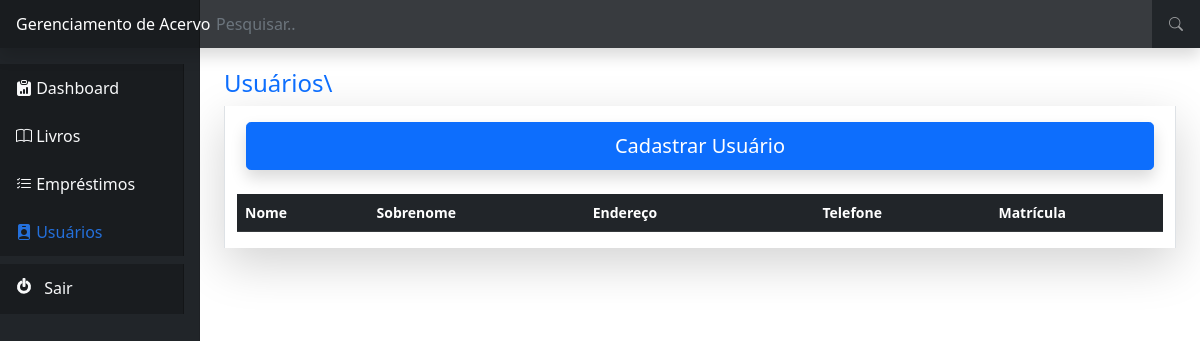
/auth/usuarios/ (signed in), run on an earlier commit of the app's database.
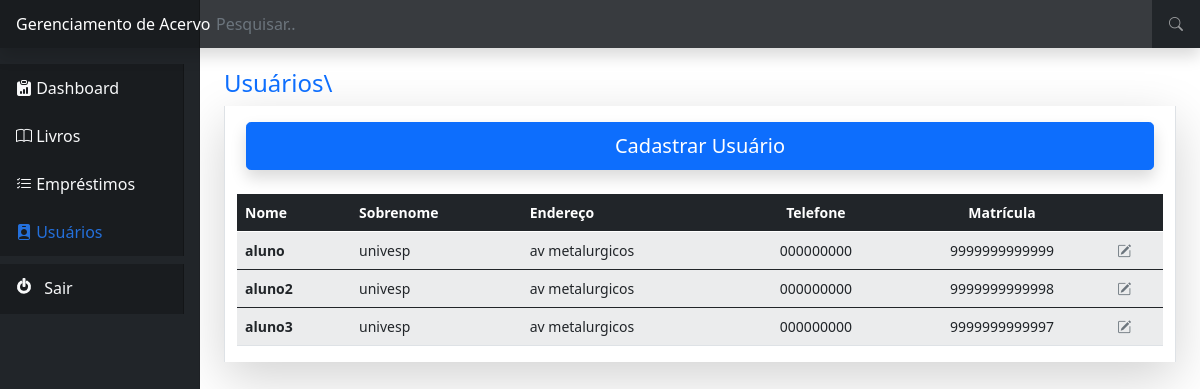
And on a later commit of the database.
### usuarios/models.py (models this page shows, shortened)
class Usuariosdb(models.Model):
    nome = models.CharField(max_length=30)
    sobrenome = models.CharField(max_length=30)
    endereco = models.CharField(max_length=100)
    telefone = models.CharField(max_length=30)
    matricula =  models.CharField(max_length=30)
    class Meta:
        verbose_name = 'Usuário'

### usuarios/views.py (the view)
# urls.py: path('auth/', include('usuarios.urls')),
def usuarios(request):
    if request.session.get('usuario'):
        usuario = Funcionariosdb.objects.get(id=request.session['usuario'])
        form = UsuarioForm
        dados_usuarios = Usuariosdb.objects.all()
        return render(request, 'usuarios.html',{'form':form,'dados_usuarios':dados_usuarios})
    else:
        return redirect('/auth/login/?status=2')

### livro/templates/usuarios.html (shortened to what this page needs)
{% extends 'base.html' %}
{% block 'conteudo' %}
    <br>
    <h4><a href="#" class="text-decoration-none">Usuários\</a></h3>
    <div class="container border-start border-end shadow-lg pt-3">
        <div class="row justify-content-center">
            <button type="button" style="max-width: 98%;" class=" shadow btn btn-primary btn-lg mb-4" data-bs-toggle="modal" data-bs-target="#cadastroUsuarioModal">
                Cadastrar Usuário
            </button>
        </div>
        <div class="row justify-content-center">
            <table class="table table-striped table-hover ms-sm-auto col-lg-10 px-md-4 bg-light">
                <thead class="table-dark">
                <tr>
                    <th scope="col">Nome</th>
                    <th scope="col">Sobrenome</th>
                    <th scope="col">Endereço</th>
                    <th scope="col" class="text-center">Telefone</th>
                    <th scope="col" class="text-center">Matrícula</th>
                    <th scope="col"></th>
                </tr>
                </thead>
                {% for i in dados_usuarios %}
                <tbody>
                <tr>
                    <th scope="row">{{i.nome}}</th>
                    <td>{{i.sobrenome}}</td>
                    <td>{{i.endereco}}</td>
                    <td class="text-center">{{i.telefone}}</td>
                    <td class="text-center">{{i.matricula}}</td>
                    <td><a href="#" type="button" class="link-secondary border-0"><i class="bi bi-pencil-square"></i></a>
                    </td>
                </tr>
                </tbody>
                {%endfor%}
            </table>
        </div>
    </div>
{% endblock %}
{% block 'navbar-dashboard' %}
"nav-link text-light navbar-brand"
{%endblock%}
{% block 'navbar-usuario' %}
"nav-link active navbar-brand"
{%endblock%}

What changed in the data, as far as the page shows it:
added Usuariosdb: nome "aluno", sobrenome "univesp", endereco "av metalurgicos", telefone "000000000", matricula "9999999999999"
added Usuariosdb: nome "aluno2", sobrenome "univesp", endereco "av metalurgicos", telefone "000000000", matricula "9999999999998"
added Usuariosdb: nome "aluno3", sobrenome "univesp", endereco "av metalurgicos", telefone "000000000", matricula "9999999999997"
